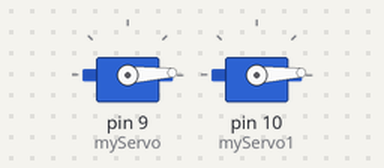
The sketch below on a simulated Arduino Uno, built with avr-gcc and run on an emulated ATmega328P. On the bench: 2 × servo.

Above: at 0.05 s.
At 1.35 s:
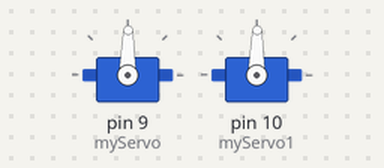
At 2.65 s:
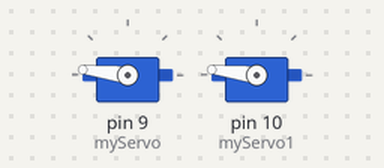
At 5.25 s:
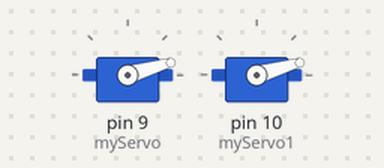
Timing chart, 0 to 7.1 s (numbered marks = the images above):
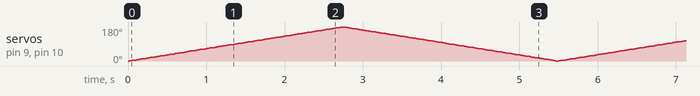

The sketch:

ServoMotorSweep180.ino
```cpp
#include <Servo.h>

Servo myServo;
Servo myServo1;

int pos =0;


void setup() {
  // put your setup code here, to run once:
  myServo.attach(9);
  myServo1.attach(10);

}

void loop() {
  // put your main code here, to run repeatedly:

  for(pos = 0; pos <= 180 ;pos++){
    myServo.write(pos);
    myServo1.write(pos);
    delay(15);
  }

  for(pos =180; pos >=0 ; pos--){
    myServo.write(pos);
    myServo1.write(pos);
    delay(15);
    }

}
```
